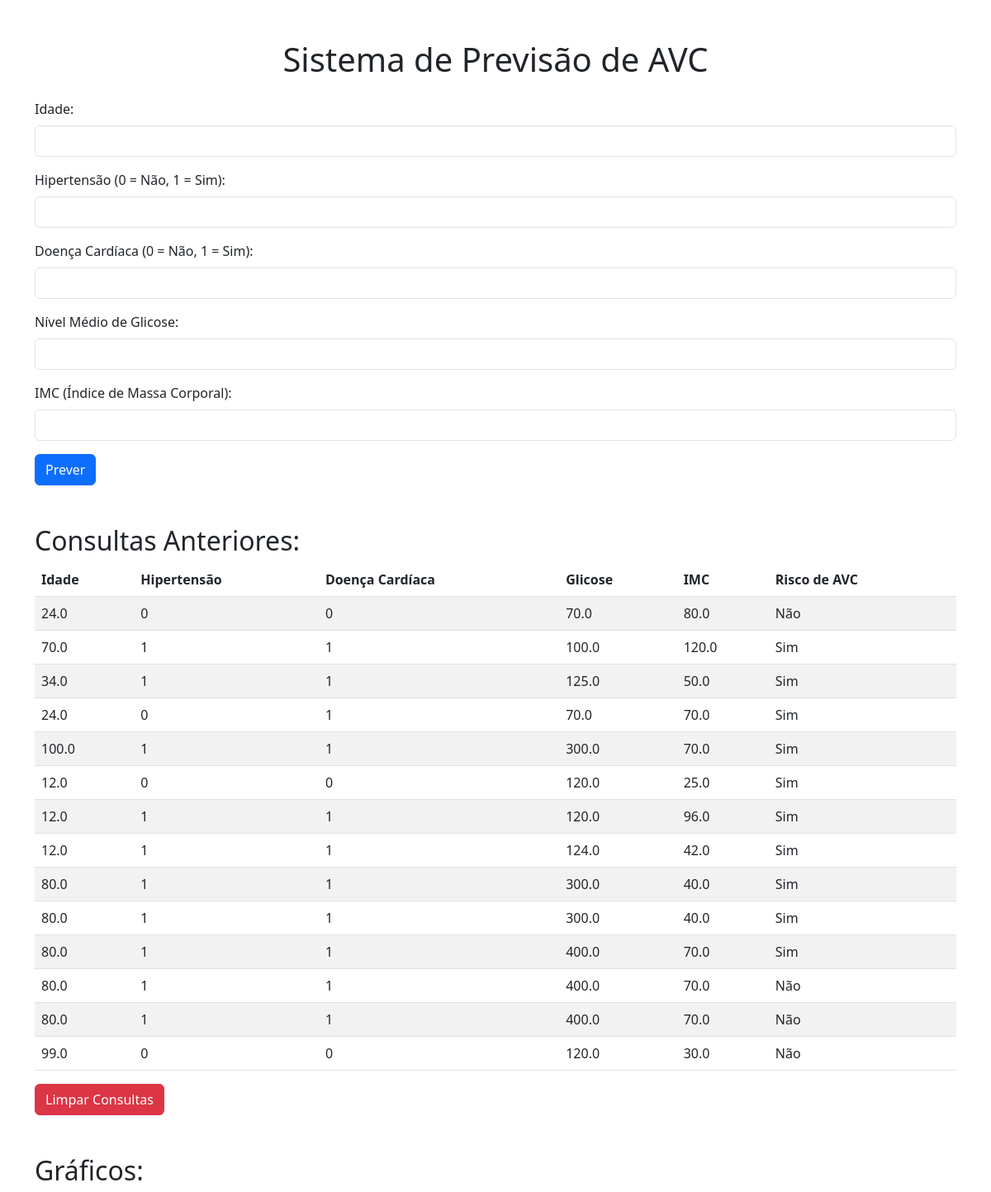
Before: / (upper part) with the older database file.
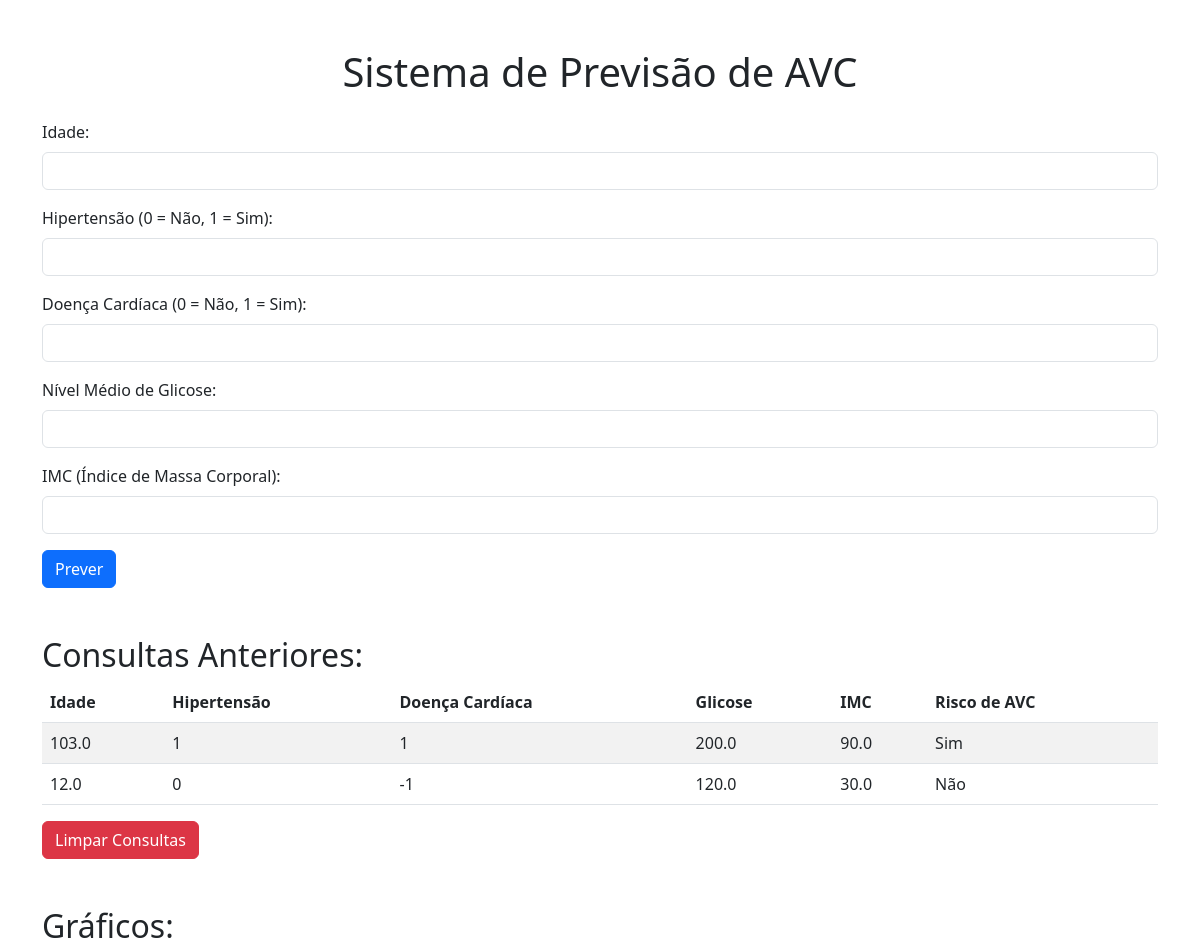
After: the same page with the newer database file.
### tables this page shows
CREATE TABLE patients (
            id INTEGER PRIMARY KEY AUTOINCREMENT,
            age REAL NOT NULL,
            hypertension INTEGER NOT NULL,
            heart_disease INTEGER NOT NULL,
            avg_glucose_level REAL NOT NULL,
            bmi REAL NOT NULL,
            stroke INTEGER NOT NULL
        );

### app.py (the view)
@app.route('/')
def index():
    generate_graphs(df)
    patients = get_patients()
    return render_template('index.html', patients=patients)

### database.py (called while the page is built)
def get_patients():
    conn = sqlite3.connect('stroke.db')
    cursor = conn.cursor()
    cursor.execute('SELECT * FROM patients')
    patients = cursor.fetchall()
    patients = [
        (id, age, hypertension, heart_disease, avg_glucose_level, bmi, int.from_bytes(stroke, byteorder='little') if isinstance(stroke, bytes) else int(stroke))
        for id, age, hypertension, heart_disease, avg_glucose_level, bmi, stroke in patients
    ]
    conn.close()
    return patients

### models.py (called while the page is built)
def generate_graphs(df):
    plt.figure(figsize=(8, 6))
    plt.hist(df['age'], bins=20, color='blue', alpha=0.7)
    plt.title('Distribuição de Idades')
    plt.xlabel('Idade')
    plt.ylabel('Frequência')
    plt.savefig('static/graficos/idade_distribuicao.png')
    plt.close()
    plt.figure(figsize=(8, 6))
    plt.scatter(df[df['stroke'] == 0]['bmi'], df[df['stroke'] == 0]['age'], color='green', label='Sem Risco')
    plt.scatter(df[df['stroke'] == 1]['bmi'], df[df['stroke'] == 1]['age'], color='red', label='Com Risco')
    plt.title('Relação entre IMC e Idade (Risco de AVC)')
    plt.xlabel('IMC')
    plt.ylabel('Idade')
    plt.legend()
    plt.savefig('static/graficos/imc_idade.png')
    plt.close()

### templates/index.html (shortened to what this page needs)
<!DOCTYPE html>
<html lang="en">
<head>
    <link href="https://cdn.jsdelivr.net/npm/bootstrap@5.3.0/dist/css/bootstrap.min.css" rel="stylesheet">
    <link rel="stylesheet" href="{{ url_for('static', filename='styles.css') }}">
</head>
<body>
    <div class="container mt-5">
        <h1 class="text-center">Sistema de Previsão de AVC</h1>
        <form action="/predict" method="POST" class="mt-4">
            <div class="mb-3">
                <label for="age" class="form-label">Idade:</label>
                <input type="number" step="0.1" class="form-control" name="age" required>
            </div>
            <div class="mb-3">
                <label for="hypertension" class="form-label">Hipertensão (0 = Não, 1 = Sim):</label>
                <input type="number" class="form-control" name="hypertension" required>
            </div>
            <div class="mb-3">
                <label for="heart_disease" class="form-label">Doença Cardíaca (0 = Não, 1 = Sim):</label>
                <input type="number" class="form-control" name="heart_disease" required>
            </div>
            <div class="mb-3">
                <label for="avg_glucose_level" class="form-label">Nível Médio de Glicose:</label>
                <input type="number" step="0.01" class="form-control" name="avg_glucose_level" required>
            </div>
            <div class="mb-3">
                <label for="bmi" class="form-label">IMC (Índice de Massa Corporal):</label>
                <input type="number" step="0.1" class="form-control" name="bmi" required>
            </div>
            <button type="submit" class="btn btn-primary">Prever</button>
        </form>
        <h2 class="mt-5">Consultas Anteriores:</h2>
        <table class="table table-striped">
            <thead>
                <tr>
                    <th>Idade</th>
                    <th>Hipertensão</th>
                    <th>Doença Cardíaca</th>
                    <th>Glicose</th>
                    <th>IMC</th>
                    <th>Risco de AVC</th>
                </tr>
            </thead>
            <tbody>
                {% for patient in patients %}
                    <tr>
                        <td>{{ patient[1] }}</td>
                        <td>{{ patient[2] }}</td>
                        <td>{{ patient[3] }}</td>
                        <td>{{ patient[4] }}</td>
                        <td>{{ patient[5] }}</td>
                        <td>{{ "Sim" if patient[6] == 1 else "Não" }}</td>
                    </tr>
                {% endfor %}
            </tbody>
        </table>
        <form action="/clear" method="POST" onsubmit="return confirm('Tem certeza que deseja limpar todas as consultas?');">
            <button type="submit" class="btn btn-danger">Limpar Consultas</button>
        </form>
        <h2 class="mt-5">Gráficos:</h2>
    </div>
</body>
</html>

Changed rows visible on the page:
removed patients: age "24.0", hypertension "0", heart_disease "0", avg_glucose_level "70.0", bmi "80.0", value "Não"
removed patients: age "70.0", hypertension "1", heart_disease "1", avg_glucose_level "100.0", bmi "120.0", value "Sim"
removed patients: age "34.0", hypertension "1", heart_disease "1", avg_glucose_level "125.0", bmi "50.0", value "Sim"
removed patients: age "24.0", hypertension "0", heart_disease "1", avg_glucose_level "70.0", bmi "70.0", value "Sim"
removed patients: age "100.0", hypertension "1", heart_disease "1", avg_glucose_level "300.0", bmi "70.0", value "Sim"
removed patients: age "12.0", hypertension "0", heart_disease "0", avg_glucose_level "120.0", bmi "25.0", value "Sim"
removed patients: age "12.0", hypertension "1", heart_disease "1", avg_glucose_level "120.0", bmi "96.0", value "Sim"
removed patients: age "12.0", hypertension "1", heart_disease "1", avg_glucose_level "124.0", bmi "42.0", value "Sim"
removed patients: age "80.0", hypertension "1", heart_disease "1", avg_glucose_level "300.0", bmi "40.0", value "Sim"
removed patients: age "80.0", hypertension "1", heart_disease "1", avg_glucose_level "300.0", bmi "40.0", value "Sim"
removed patients: age "80.0", hypertension "1", heart_disease "1", avg_glucose_level "400.0", bmi "70.0", value "Sim"
removed patients: age "80.0", hypertension "1", heart_disease "1", avg_glucose_level "400.0", bmi "70.0", value "Não"
removed patients: age "80.0", hypertension "1", heart_disease "1", avg_glucose_level "400.0", bmi "70.0", value "Não"
removed patients: age "99.0", hypertension "0", heart_disease "0", avg_glucose_level "120.0", bmi "30.0", value "Não"
added patients: age "103.0", hypertension "1", heart_disease "1", avg_glucose_level "200.0", bmi "90.0", value "Sim"
added patients: age "12.0", hypertension "0", heart_disease "-1", avg_glucose_level "120.0", bmi "30.0", stroke "Não"
